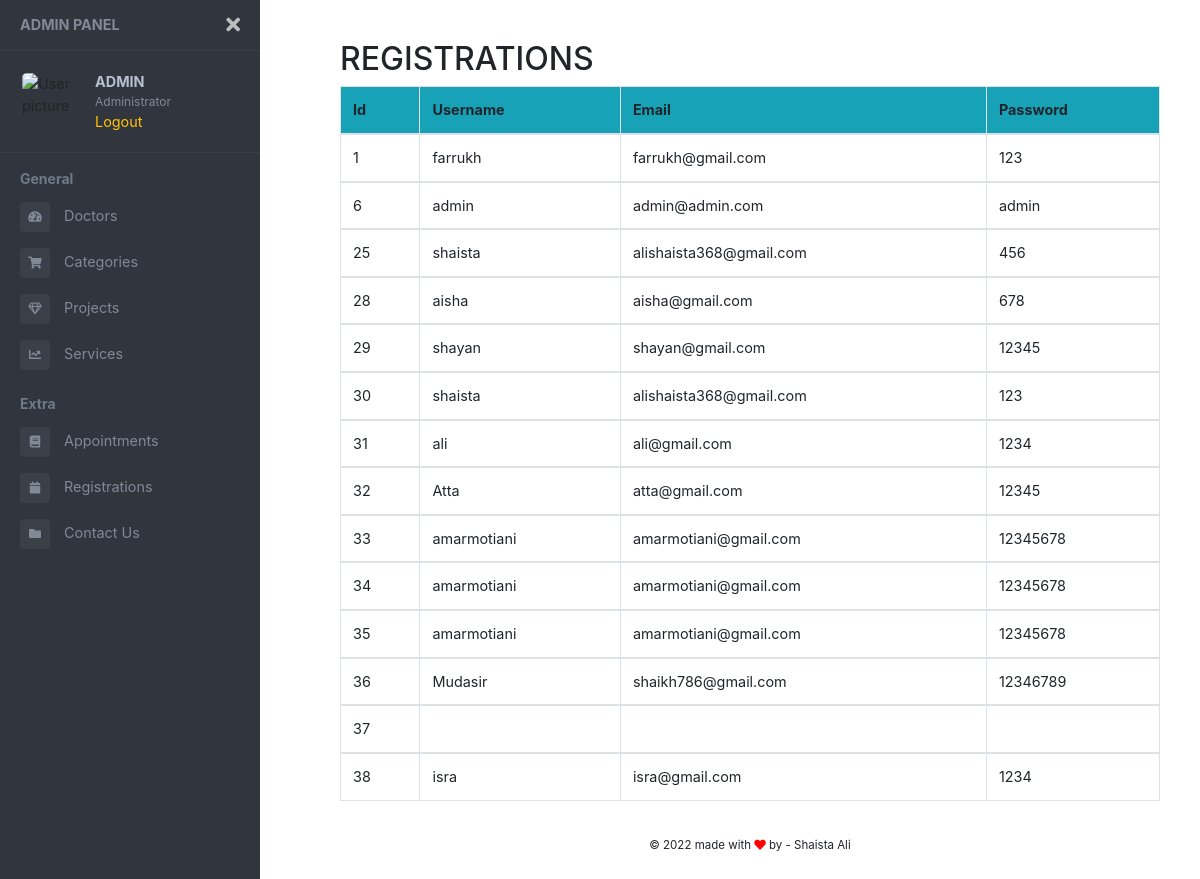
/admin/registrations.php (signed in), run on the app's committed database.
### tables this page shows
CREATE TABLE `registration` (
  `id` int(11) NOT NULL,
  `username` varchar(100) NOT NULL,
  `email` varchar(100) NOT NULL,
  `password` varchar(100) NOT NULL
);

### admin/registrations.php (the view, shortened to what this page needs)
<?php
  include "../connection.php";
?>
<!DOCTYPE html>
<html lang="en">
<head>
    <link rel="stylesheet" href="https://maxcdn.bootstrapcdn.com/bootstrap/4.0.0/css/bootstrap.min.css"
>
    <link href="https://use.fontawesome.com/releases/v5.0.6/css/all.css" rel="stylesheet">
    <link href="//maxcdn.bootstrapcdn.com/bootstrap/4.0.0/css/bootstrap.min.css" rel="stylesheet" id="bootstrap-css">
</head>
<body>
<div class="page-wrapper chiller-theme toggled">
  <nav id="sidebar" class="sidebar-wrapper">
    <div class="sidebar-content">
      <div class="sidebar-brand">
        <a href="#">Admin Panel</a>
        <div id="close-sidebar">
          <i class="fas fa-times"></i>
        </div>
      </div>
      <div class="sidebar-header">
        <div class="user-pic">
          <img class="img-responsive img-rounded" src="https://raw.githubusercontent.com/azouaoui-med/pro-sidebar-template/gh-pages/src/img/user.jpg"
            alt="User picture">
        </div>
        <div class="user-info">
          <span class="user-name">
            <strong class="text-uppercase"><?php echo $_SESSION['username'] ?></strong>
          </span>
          <span class="user-role">Administrator</span>
          <span>
            <a href="logout.php" class="text-warning">Logout</a>
          </span>
        </div>
      </div>
      <div class="sidebar-menu">
        <ul>
          <li class="header-menu">
            <span>General</span>
          </li>
          <li class="sidebar-dropdown">
            <a href="doctors.php">
              <i class="fa fa-tachometer-alt"></i>
              <span>Doctors</span>
            </a>
          </li>
          <li class="sidebar-dropdown">
            <a href="categories.php">
              <i class="fa fa-shopping-cart"></i>
              <span>Categories</span>
            </a>
          </li>
          <li class="sidebar-dropdown">
            <a href="projects.php">
              <i class="far fa-gem"></i>
              <span>Projects</span>
            </a>
          </li>
          <li class="sidebar-dropdown">
            <a href="services.php">
              <i class="fa fa-chart-line"></i>
              <span>Services</span>
            </a>
          </li>
          <li class="header-menu">
            <span>Extra</span>
          </li>
          <li>
            <a href="appointments.php">
              <i class="fa fa-book"></i>
              <span>Appointments</span>
            </a>
          </li>
          <li>
            <a href="registrations.php">
              <i class="fa fa-calendar"></i>
              <span>Registrations</span>
            </a>
          </li>
          <li>
            <a href="contact-us.php">
              <i class="fa fa-folder"></i>
              <span>Contact Us</span>
            </a>
          </li>
        </ul>
      </div>
    </div>
  </nav>
  <main class="page-content">
    <div class="container-fluid">
      <div class="row">
        <div class="form-group col-md-12">
          <div class="row">
            <div class="col">
              <h2 class=" text-uppercase">Registrations</h2>
            </div>
          </div>
          <table class="table table-bordered">
            <tr>
              <thead class="bg-info">
                <th>Id</th>
                <th>Username</th>
                <th>Email</th>
                <th>Password</th>
              </thead>
            </tr>
            <?php
            $fetch = mysqli_query($con,"SELECT * from registration");
            while ($row = mysqli_fetch_array($fetch)) {
            ?>
            <tr>
              <tbody>
                <td><?php echo $row['id']; ?></td>
                <td><?php echo $row['username']; ?></td>
                <td><?php echo $row['email']; ?></td>
                <td><?php echo $row['password']; ?></td>
              </tbody>
            </tr>
          <?php } ?>
          </table>
        </div>
      </div>
      <footer class="text-center">
        <div class="mb-2">
          <small>
            © 2022 made with <i class="fa fa-heart" style="color:red"></i> by - <a target="_blank">
              Shaista Ali
            </a>
          </small>
        </div>
      </footer>
    </div>
  </main>
</div>
</body>
</html>

### admin/registrations.php (style rules this page uses)
body { font-size: 0.9rem; }
.page-wrapper .sidebar-wrapper, .sidebar-wrapper .sidebar-brand > a, .sidebar-wrapper .sidebar-dropdown > a:after, .sidebar-wrapper .sidebar-menu .sidebar-dropdown .sidebar-submenu li a:before, .sidebar-wrapper ul li a i, .page-wrapper .page-content, .sidebar-wrapper .sidebar-search input.search-menu, .sidebar-wrapper .sidebar-search .input-group-text, .sidebar-wrapper .sidebar-menu ul li a, #show-sidebar, #close-sidebar { -webkit-transition: all 0.3s ease; -moz-transition: all 0.3s ease; -ms-transition: all 0.3s ease; -o-transition: all 0.3s ease; transition: all 0.3s ease; }
.page-wrapper { height: 100vh; }
.page-wrapper.toggled .sidebar-wrapper { left: 0px; }
@media screen and (min-width: 768px) { .page-wrapper.toggled .page-content { padding-left: 300px; } }
.sidebar-wrapper { width: 260px; height: 100%; max-height: 100%; position: fixed; top: 0; left: -300px; z-index: 999; }
.sidebar-wrapper ul { list-style-type: none; padding: 0; margin: 0; }
.sidebar-wrapper a { text-decoration: none; }
.sidebar-content { max-height: calc(100% - 30px); height: calc(100% - 30px); overflow-y: auto; position: relative; }
.sidebar-wrapper .sidebar-brand { padding: 10px 20px; display: flex; align-items: center; }
.sidebar-wrapper .sidebar-brand > a { text-transform: uppercase; font-weight: bold; flex-grow: 1; }
.sidebar-wrapper .sidebar-brand #close-sidebar { cursor: pointer; font-size: 20px; }
.sidebar-wrapper .sidebar-header { padding: 20px; overflow: hidden; }
.sidebar-wrapper .sidebar-header .user-pic { float: left; width: 60px; padding: 2px; border-radius: 12px; margin-right: 15px; overflow: hidden; }
.sidebar-wrapper .sidebar-header .user-pic img { object-fit: cover; height: 100%; width: 100%; }
.sidebar-wrapper .sidebar-header .user-info { float: left; }
.sidebar-wrapper .sidebar-header .user-info > span { display: block; }
.sidebar-wrapper .sidebar-header .user-info .user-role { font-size: 12px; }
.sidebar-wrapper .sidebar-menu { padding-bottom: 10px; }
.sidebar-wrapper .sidebar-menu .header-menu span { font-weight: bold; font-size: 14px; padding: 15px 20px 5px 20px; display: inline-block; }
.sidebar-wrapper .sidebar-menu ul li a { display: inline-block; width: 100%; text-decoration: none; position: relative; padding: 8px 30px 8px 20px; }
.sidebar-wrapper .sidebar-menu ul li a i { margin-right: 10px; font-size: 12px; width: 30px; height: 30px; line-height: 30px; text-align: center; border-radius: 4px; }
.page-wrapper .page-content { display: inline-block; width: 100%; padding-left: 0px; padding-top: 20px; }
.page-wrapper .page-content > div { padding: 20px 40px; }
.page-wrapper .page-content { overflow-x: hidden; }
.chiller-theme .sidebar-wrapper { background: #31353D; }
.chiller-theme .sidebar-wrapper .sidebar-header, .chiller-theme .sidebar-wrapper .sidebar-search, .chiller-theme .sidebar-wrapper .sidebar-menu { border-top: 1px solid #3a3f48; }
.chiller-theme .sidebar-wrapper .sidebar-header .user-info .user-role, .chiller-theme .sidebar-wrapper .sidebar-header .user-info .user-status, .chiller-theme .sidebar-wrapper .sidebar-search input.search-menu, .chiller-theme .sidebar-wrapper .sidebar-search .input-group-text, .chiller-theme .sidebar-wrapper .sidebar-brand>a, .chiller-theme .sidebar-wrapper .sidebar-menu ul li a, .chiller-theme .sidebar-footer>a { color: #818896; }
.chiller-theme .sidebar-wrapper .sidebar-menu ul li:hover>a, .chiller-theme .sidebar-wrapper .sidebar-menu .sidebar-dropdown.active>a, .chiller-theme .sidebar-wrapper .sidebar-header .user-info, .chiller-theme .sidebar-wrapper .sidebar-brand>a:hover, .chiller-theme .sidebar-footer>a:hover i { color: #b8bfce; }
.page-wrapper.chiller-theme.toggled #close-sidebar { color: #bdbdbd; }
.chiller-theme .sidebar-wrapper .sidebar-menu ul li a i, .chiller-theme .sidebar-wrapper .sidebar-menu .sidebar-dropdown div, .chiller-theme .sidebar-wrapper .sidebar-search input.search-menu, .chiller-theme .sidebar-wrapper .sidebar-search .input-group-text { background: #3a3f48; }
.chiller-theme .sidebar-wrapper .sidebar-menu .header-menu span { color: #6c7b88; }

### data on the page
registration: id "1", username "farrukh", email "farrukh@gmail.com", password "123"
registration: id "6", username "admin", email "admin@admin.com", password "admin"
registration: id "25", username "shaista", email "alishaista368@gmail.com", password "456"
registration: id "28", username "aisha", email "aisha@gmail.com", password "678"
registration: id "29", username "shayan", email "shayan@gmail.com", password "12345"
registration: id "30", username "shaista", email "alishaista368@gmail.com", password "123"
registration: id "31", username "ali", email "ali@gmail.com", password "1234"
registration: id "32", username "Atta", email "atta@gmail.com", password "12345"
registration: id "33", username "amarmotiani", email "amarmotiani@gmail.com", password "12345678"
registration: id "34", username "amarmotiani", email "amarmotiani@gmail.com", password "12345678"
registration: id "35", username "amarmotiani", email "amarmotiani@gmail.com", password "12345678"
registration: id "36", username "Mudasir", email "shaikh786@gmail.com", password "12346789"
registration: id "37"
registration: id "38", username "isra", email "isra@gmail.com", password "1234"

### other printed values
$_SESSION['username'] "ADMIN"
